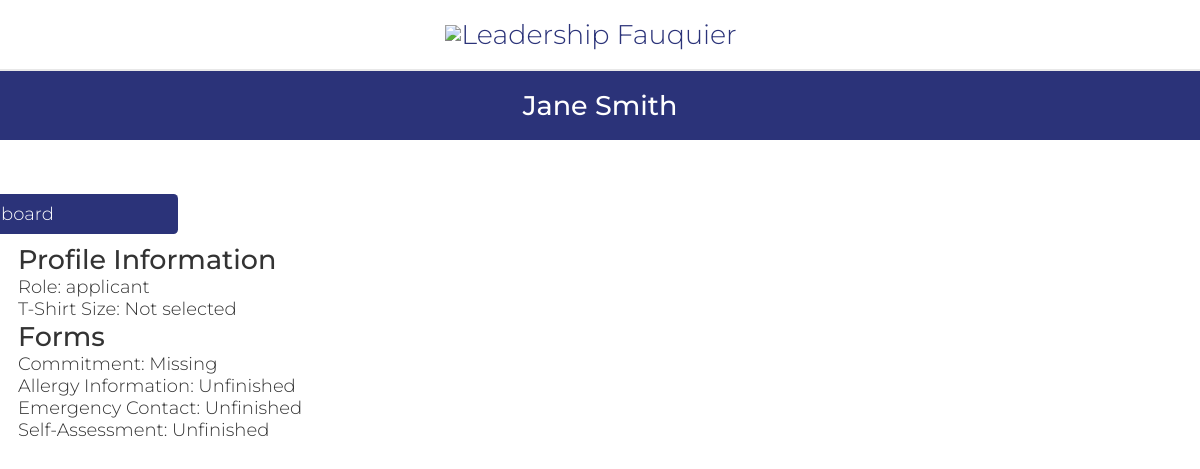
Page /CohortProfile.php?id=testApplicant@test.com (signed in) on the committed database.
### tables this page shows
CREATE TABLE `dbPersons` (
  `id` varchar(256) NOT NULL,
  `start_date` text DEFAULT NULL,
  `venue` text DEFAULT NULL,
  `first_name` text NOT NULL,
  `last_name` text DEFAULT NULL,
  `address` text DEFAULT NULL,
  `city` text DEFAULT NULL,
  `state` varchar(2) DEFAULT NULL,
  `zip` text DEFAULT NULL,
  `phone1` varchar(12) NOT NULL,
  `phone1type` text DEFAULT NULL,
  `phone2` varchar(12) DEFAULT NULL,
  `phone2type` text DEFAULT NULL,
  `birthday` text DEFAULT NULL,
  `email` text DEFAULT NULL,
  `shirt_size` varchar(3) DEFAULT NULL,
  `computer` varchar(3) DEFAULT NULL,
  `camera` varchar(3) NOT NULL,
  `transportation` varchar(3) NOT NULL,
  `contact_name` text NOT NULL,
  `contact_num` varchar(12) NOT NULL,
  `relation` text NOT NULL,
  `contact_time` text NOT NULL,
  `cMethod` text DEFAULT NULL,
  `position` text DEFAULT NULL,  
  `credithours` text DEFAULT NULL,
  `howdidyouhear` text DEFAULT NULL,
  `commitment` text DEFAULT NULL,
  `motivation` text DEFAULT NULL,
  `specialties` text DEFAULT NULL,
  `convictions` text DEFAULT NULL,
  `type` text DEFAULT NULL,
  `status` text DEFAULT NULL,
  `completedTraining` varchar(100) NOT NULL DEFAULT 'False',
  `availability` text DEFAULT NULL,
  `schedule` text DEFAULT NULL,
  `hours` text DEFAULT NULL,
  `notes` text DEFAULT NULL,
  `password` text DEFAULT NULL,
  `sundays_start` char(5) DEFAULT NULL,
  `sundays_end` char(5) DEFAULT NULL,
  `mondays_start` char(5) DEFAULT NULL,
  `mondays_end` char(5) DEFAULT NULL,
  `tuesdays_start` char(5) DEFAULT NULL,
  `tuesdays_end` char(5) DEFAULT NULL,
  `wednesdays_start` char(5) DEFAULT NULL,
  `wednesdays_end` char(5) DEFAULT NULL,
  `thursdays_start` char(5) DEFAULT NULL,
  `thursdays_end` char(5) DEFAULT NULL,
  `fridays_start` char(5) DEFAULT NULL,
  `fridays_end` char(5) DEFAULT NULL,
  `saturdays_start` char(5) DEFAULT NULL,
  `saturdays_end` char(5) DEFAULT NULL,
  `profile_pic` text NOT NULL,
  `force_password_change` tinyint(1) NOT NULL,
  `gender` varchar(6) NOT NULL
);

### database/dbPersons.php (called while the page is built, shortened)
<?php
include_once(dirname(__FILE__).'/../domain/Person.php');
function retrieve_person($id) {
    $con=connect();
    $query = "SELECT * FROM dbPersons WHERE id = '" . $id . "'";
    $result = mysqli_query($con,$query);
    $result_row = mysqli_fetch_assoc($result);
    $thePerson = make_a_person($result_row);
    return $thePerson;
}
function make_a_person($result_row) {
    return $thePerson;
}

### domain/Person.php (called while the page is built, shortened)
<?php
$accessLevelsByRole = [
	'volunteer' => 1,
	'trainer' => 2,
	'admin' => 3,
	'applicant' => 1,
    'cm' => 3,
    'cohort' => 1
];
class Person {
	private $first_name;
	private $last_name;
	private $shirt_size;
	private $type;
	function __construct($f, $l, $v, $a, $c, $s, $z, $pp, $p1, $p1t, $p2, $p2t, $e, $ts,
                     $comp, $cam, $tran, $cn, $cpn, $rel, $ct, $t, $st, $cntm, $pos,
                     $credithours, $comm, $mot, $spe, $convictions, $av, $sch, $hrs,
                     $bd, $sd, $hdyh, $notes, $pass, $suns, $sune, $mons, $mone, $tues,
                     $tuee, $weds, $wede, $thus, $thue, $fris, $frie, $sats, $sate,
                     $mcp, $gender)  {
		$this->id = $e;
		$this->first_name = $f;
		$this->last_name = $l;
		$this->shirt_size = $ts;
		 global $accessLevelsByRole;
    if (trim($t) !== "") {
        $roleArray = explode(',', $t);
        $this->type = [];
        $maxAccess = 0;
        foreach ($roleArray as $role) {
            $role = strtolower(trim($role));
            $this->type[] = $role;
            if (isset($accessLevelsByRole[$role])) {
                $maxAccess = max($maxAccess, $accessLevelsByRole[$role]);
            }
        }
    } else {
        $this->type = [];
        error_log("DEBUG \$t is: [$t]");
        $this->access_level = 0;
    }
	}
	function get_first_name() {
		return $this->first_name;
	}
	function get_last_name() {
		return $this->last_name;
	}
	function get_shirt_size() {
		return $this->shirt_size;
	}
	function get_type() {
		return $this->type;
	}
}

### database/dbApplication.php (called while the page is built, shortened)
<?php
function get_applicant_commitment($person_id, $cycle_id) {
    $con = connect();
    $sql = "SELECT dbCommitment.*
            FROM dbCommitment
            INNER JOIN dbCohort
                ON dbCommitment.cohort_id = dbCohort.id
            WHERE dbCohort.person_id = ?
              AND dbCommitment.cycle_id = ?";
    $stmt = mysqli_prepare($con, $sql);
    mysqli_stmt_bind_param($stmt, "ss", $person_id, $cycle_id);
    mysqli_stmt_execute($stmt);
    $result = mysqli_stmt_get_result($stmt);
    $commitment = mysqli_fetch_assoc($result);
    return $commitment ?: null;
}
function get_cohort_form($person_id, $cycle_id, $form_type) {
    $con = connect();
    $sql = "SELECT dbCohortForms.*
            FROM dbCohortForms
            INNER JOIN dbCohort
                ON dbCohortForms.cohort_id = dbCohort.id
            WHERE dbCohort.person_id = ?
            AND dbCohortForms.cycle_id = ?
            AND dbCohortForms.form_type = ?";
    $stmt = mysqli_prepare($con, $sql);
    mysqli_stmt_bind_param($stmt, "sss", $person_id, $cycle_id, $form_type);
    mysqli_stmt_execute($stmt);
    $result = mysqli_stmt_get_result($stmt);
    $form = mysqli_fetch_assoc($result);
    return $form ?: null;
}

### CohortProfile.php (the view, shortened to what this page needs)
<?php
require_once('database/dbPersons.php');
require_once('database/dbApplication.php');
$person_id = $_GET['id'] ?? '';
$member = retrieve_person($person_id);
$cycle_id = '2026';
$commitment = get_applicant_commitment($person_id, $cycle_id);
?>
<!DOCTYPE html>
<html>
<head>
    <?php require('universal.inc'); ?>
</head>
<body>
    <?php require('header.php'); ?>
    <h1>
        <?= htmlspecialchars($member->get_first_name()) ?>
        <?= htmlspecialchars($member->get_last_name()) ?>
    </h1>
    <main>
        <div class="navigation">
            <a href="index.php" class="navigation_button">Dashboard</a>
        </div>
        <h2>Profile Information</h2>
        <p>Role: <?= htmlspecialchars(implode(', ', (array) $member->get_type())) ?></p>
        <p>T-Shirt Size: <?= htmlspecialchars($member->get_shirt_size() ?: 'Not selected') ?></p>
        <h2>Forms</h2>
        <p>
            Commitment:
            <?php if ($commitment): ?>
                <a href="Commitment.php?id=<?= urlencode($commitment['commitment_id']) ?>">
                    View Commitment
                </a>
            <?php else: ?>
                Missing
            <?php endif; ?>
        </p>
        <?php
        $forms = [
            'sampleallergy' => 'Allergy Information',
            'sampleemergencycontact' => 'Emergency Contact',
            'sampleselfassessment' => 'Self-Assessment'
        ];
        ?>
        <?php foreach ($forms as $form_type => $label): ?>
            <?php
            $form = get_cohort_form($person_id, $cycle_id, $form_type);
            ?>
           <p>
               <?= htmlspecialchars($label) ?>:
               <?php if ($form): ?>
                 <a href="CohortForm.php?type=<?= urlencode($form_type) ?>&id=<?= urlencode($person_id) ?>">
                     Finished
                 </a>
             <?php else: ?>
                 Unfinished
            <?php endif; ?>
           </p>
        <?php endforeach; ?>
    </main>
</body>
</html>

### css/base.css (style rules this page uses)
html, body, header, main, footer, div, span, p, h1, h2, h3, h4, h5, h6, ul, ol, li, input, select, textarea, form, section, label, table, td, tr, th, form, fieldset, em, button, a { padding: 0; margin: 0; font-size: inherit; font-family: inherit; font-weight: inherit; text-decoration: none; font-style: normal; box-sizing: border-box; text-align: left; list-style-type: none; border-spacing: 0; }
:root { --page-background-color: #ffffff; --page-font-color: #333333; --inactive-font-color: #d0d0d0; --inactive-background-color: #f0f0f0; --standout-background: #fafafa; --happy-toast-background-color: #1a7024; --happy-toast-font-color: white; --info-toast-background-color: #2f2f2f; --info-toast-font-color: white; --error-toast-background-color: #701a1a; --error-toast-font-color: white; --shadow-and-border-color: #e8e8e8; --main-color: #2B3379; --accent-color: #31763f; --secondary-accent-color: #f6a4b5; --calendar-event-color: #808080; --calendar-event-color-hover: var(--main-color); --calendar-today-border: 2px solid var(--secondary-accent-color); --button-font-color: white; --button-padding: 0.5rem 1.5rem; --button-border-radius: 0.25rem; --standard-border: 1px solid #333333; --light-border: 1px solid var(--shadow-and-border-color); --text-field-border: 2px solid #e8e8e8; --cancel-button-background-color: #aaa; --error-color: red; font-size: 18px; font-family: Montserrat; font-weight: 300; }
body { background-color: var(--page-background-color); color: var(--page-font-color); font-family: Montserrat; }
main:not(.login):not(.calendar-view):not(.dashboard) { padding: 1rem; }
h1 { font-size: 1.5rem; font-weight: 500; margin-bottom: 2rem; background-color: var(--main-color); color: var(--page-background-color); width: 100%; text-align: center; padding: 1rem; }
h2 { font-size: 1.5rem; font-weight: 500; }
div { display: block; }
div.navigation { display: flex; flex-direction: column; width: 250px; position: relative; right: 5rem; }
a.navigation_button { padding: var(--button-padding); border-radius: var(--button-border-radius); color: var(--button-font-color); background-color: var(--main-color); margin-bottom: 0.5rem; }

### rows in the picture
dbpersons: first_name "Jane", last_name "Smith", shirt_size "Not selected"

### other values in the picture
implode(', ', (array) $member->get_type()) "applicant"
$label "Allergy Information"
$label "Emergency Contact"
$label "Self-Assessment"
